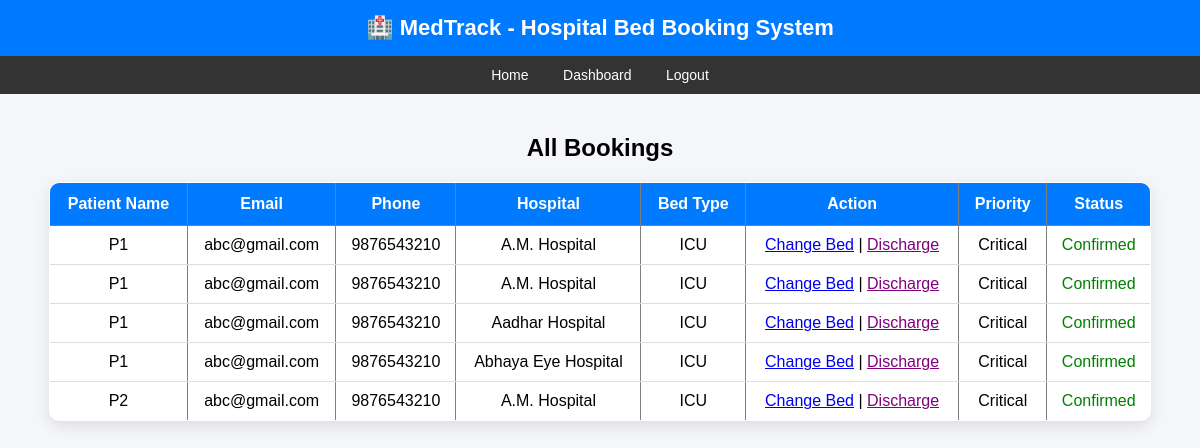
Page /view_bookings (signed in) on the committed database.
### models.py (models this page shows)
class Booking(db.Model):
    id = db.Column(db.Integer, primary_key=True)
    patient_name = db.Column(db.String(100))
    email = db.Column(db.String(100))
    phone = db.Column(db.String(20))
    guardian_name = db.Column(db.String(100))
    guardian_phone = db.Column(db.String(20))
    relationship = db.Column(db.String(50))
    bed_type = db.Column(db.String(50))
    priority = db.Column(db.String(50))
    hospital_id = db.Column(db.Integer, db.ForeignKey('hospital.id'))
    hospital = db.relationship("Hospital",backref="bookings")
    status = db.Column(db.String(50), default="Pending")
    payment_method = db.Column(db.String(50))
    transaction_id = db.Column(db.String(100))
    payment_amount = db.Column(db.Float)
    refund_status = db.Column(db.String(50), default="Not Applicable")
    hospital =db.relationship("Hospital")

class Hospital(db.Model):
    id = db.Column(db.Integer, primary_key=True)
    hospital_name = db.Column(db.String(150), nullable=False)
    city = db.Column(db.String(100), nullable=False)
    address = db.Column(db.String(300))
    icu_beds = db.Column(db.Integer, default=0)
    oxygen_beds = db.Column(db.Integer, default=0)
    normal_beds = db.Column(db.Integer, default=0)
    staff_id = db.Column(db.Integer, db.ForeignKey('user.id'))

### app.py (the view)
@app.route("/view_bookings")
def view_bookings():
    if session.get("role") not in ["admin", "staff"]:
        return redirect(url_for("login"))
    bookings = Booking.query.order_by(Booking.priority).all()
    return render_template("view_bookings.html", bookings=bookings)

### templates/view_bookings.html
{% extends "base.html" %}
{% block content %}
<h2 style="text-align:center;">All Bookings</h2>
<table border="1" style="width:95%; margin:auto; text-align:center;">
    <tr>
        <th>Patient Name</th>
        <th>Email</th>
        <th>Phone</th>
        <th>Hospital</th>
        <th>Bed Type</th>
        {% if session.get("role") in ["admin", "staff"] %}
            <th>Action</th>
        {% else %}
            <th>Modify</th>
        {% endif %}
        <th>Priority</th>
        <th>Status</th>
    </tr>
    {% for booking in bookings %}
    <tr>
        <td>{{ booking.patient_name }}</td>
        <td>{{ booking.email }}</td>
        <td>{{ booking.phone }}</td>
        <td>{{ booking.hospital.hospital_name }}</td>
        <td>{{ booking.bed_type }}</td>
        <td>
            <a href="/modify/{{ booking.id }}">Change Bed</a>
            {% if session.get("role") in ["admin", "staff"]
                  and booking.status.lower() not in ["cancelled", "discharged"] %}
                |
                <a href="/discharge/{{ booking.id }}" style="color:purple;">
                    Discharge
                </a>
            {% endif %}
        </td>
        <td>{{ booking.priority }}</td>
        <td>
            {% if booking.status.lower() == "pending" %}
                <span style="color:orange;">Pending</span>
            {% elif booking.status.lower() == "confirmed" %}
                <span style="color:green;">Confirmed</span>
            {% elif booking.status.lower() == "cancelled" %}
                <span style="color:red;">Cancelled</span>
            {% elif booking.status.lower() == "discharged" %}
                <span style="color:purple;">Discharged</span>
            {% else %}
                {{ booking.status }}
            {% endif %}
        </td>
    </tr>
    {% endfor %}
</table>
{% endblock %}

### templates/base.html (shortened to what this page needs)
<!DOCTYPE html>
<html>
<head>
</head>
<body>
    <div class="header">
        🏥 MedTrack - Hospital Bed Booking System
    </div>
    {% if session.get('role') == 'admin' %}
<div class="navbar">
    <a href="/">Home</a>
    <a href="/admin_dashboard">Dashboard</a>
    <a href="/logout">Logout</a>
</div>
{% elif session.get('role') == 'staff' %}
<div class="navbar">
    <a href="/staff_dashboard">Dashboard</a>
    <a href="/logout">Logout</a>
</div>
{% elif session.get('role') == 'patient' %}
<div class="navbar">
    <a href="/patient_dashboard">Dashboard</a>
    <a href="/logout">Logout</a>
</div>
{% endif %}
    <div class="container">
        {% block content %}
        {% endblock %}
    </div>
</body>
</html>

### templates/base.html (style rules this page uses)
body { margin: 0; font-family: Arial, sans-serif; background: #f4f6f9; }
.header { background: #007bff; color: white; padding: 15px; text-align: center; font-size: 22px; font-weight: bold; }
.navbar { background: #333; padding: 10px; text-align: center; }
.navbar a { color: white; text-decoration: none; margin: 0 15px; font-size: 14px; }
.container { padding: 20px; }
table { width: 90%; margin: 20px auto; border-collapse: collapse; background: white; border-radius: 10px; overflow: hidden; box-shadow: 0 5px 15px rgba(0,0,0,0.1); }
th { background: #007bff; color: white; padding: 12px; }
td { padding: 10px; border-bottom: 1px solid #ddd; text-align: center; }
h2 { text-align: center; }

### rows in the picture
Booking: patient_name "P1", email "abc@gmail.com", phone "9876543210", hospital.hospital_name "A.M. Hospital", bed_type "ICU", priority "Critical", status "Confirmed"
Booking: patient_name "P1", email "abc@gmail.com", phone "9876543210", hospital.hospital_name "A.M. Hospital", bed_type "ICU", priority "Critical", status "Confirmed"
Booking: patient_name "P1", email "abc@gmail.com", phone "9876543210", hospital.hospital_name "Aadhar Hospital", bed_type "ICU", priority "Critical", status "Confirmed"
Booking: patient_name "P1", email "abc@gmail.com", phone "9876543210", hospital.hospital_name "Abhaya Eye Hospital", bed_type "ICU", priority "Critical", status "Confirmed"
Booking: patient_name "P2", email "abc@gmail.com", phone "9876543210", hospital.hospital_name "A.M. Hospital", bed_type "ICU", priority "Critical", status "Confirmed"
